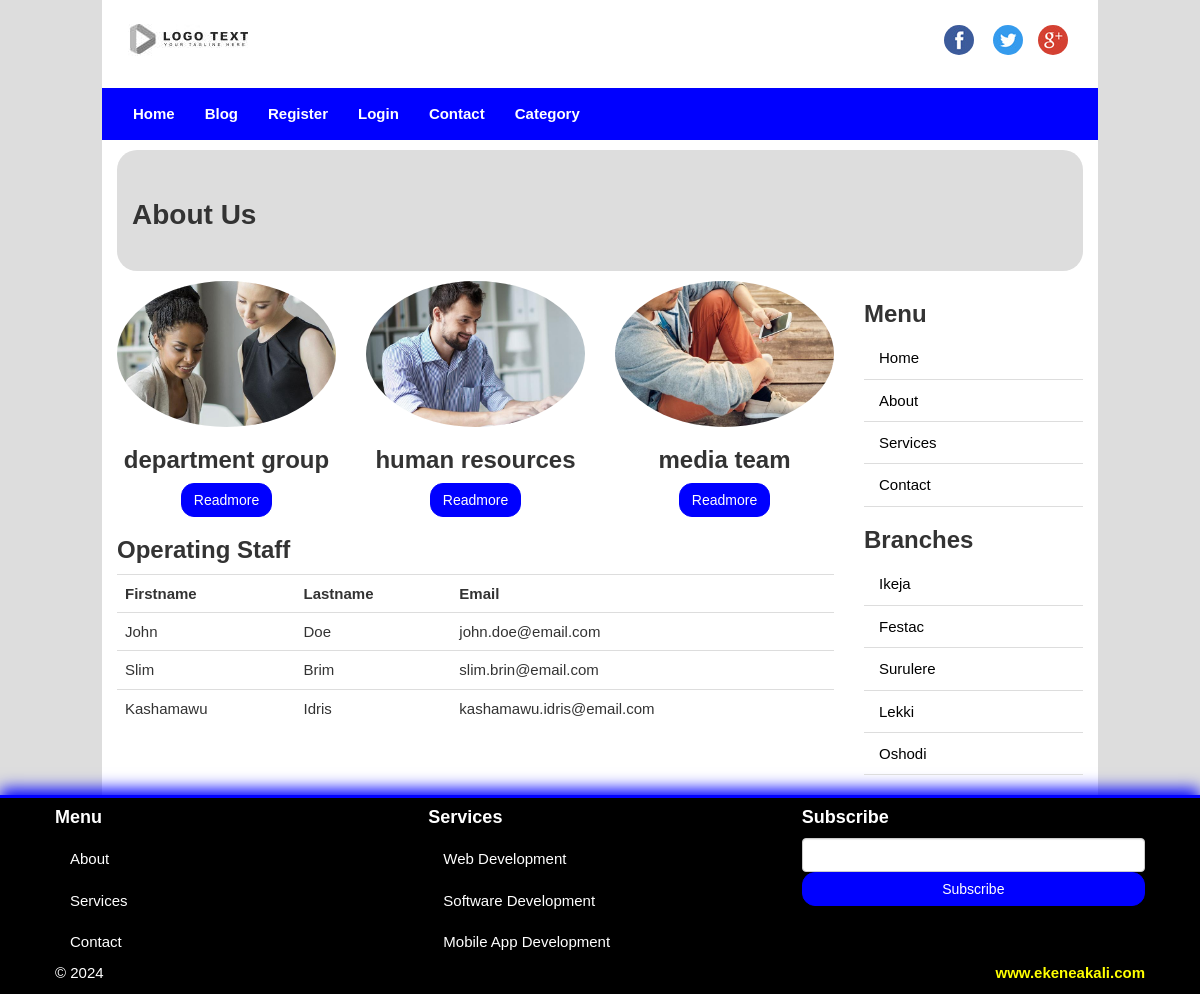
The page /pages/ on the database its author committed.
### cms_app/models.py (models this page shows, shortened)
class Team(models.Model):
    team_name = models.CharField(max_length=120)
    profile_pic = models.FileField(blank=True, null=True, upload_to='uploads', verbose_name='Profile Picture')
    biography = models.TextField()
    class Meta():
        verbose_name_plural='Our Team'
    def get_profile(self):
        if self.profile_pic:
            return self.profile_pic.url

### cms_app/views.py (the view)
# urls.py: path('', views.about, name='about'),
def about(request):
    team = Team.objects.all()
    return render(request, 'cms_app/about.html', {'team':team})

### cms_app/context_processor.py (called while the page is built)
def category_menu(request):
    return {'menu':Category.objects.all()}

### templates/cms_app/about.html (shortened to what this page needs)
{% extends 'cms_app/base.html' %}
{% load static %}
{% block content %}
<section id="sectionTitle">
  <div class="pageTitle">
    <h1>About Us</h1>
  </div>
</section>
<section id="content">
  <div class="row">
    <div class="col-sm-9 text-center" id="mainContent">
      <div class="row">
        {% if team %}
            {% for t in team %}
            <div class="col-sm-4">
              <a href="{% url 'cms_app:ekene_detail' t.id %}">
                  <img src="{{ t.get_profile }}" class="img-circle">
              </a>
              <h2>{{ t.team_name }}</h2>
              <a href="{% url 'cms_app:ekene_detail' t.id %}" class="btn btn-primary">Readmore</a>
            </div>
            {% endfor %}
        {% endif %}
      </div>
      <div class="row">
        <div class="col-sm-12 text-left">
          <h3>Operating Staff</h3>
          <table class="table">
            <tr>
              <th>Firstname</th>
              <th>Lastname</th>
              <th>Email</th>
            </tr>
            <tr>
              <td>John</td>
              <td>Doe</td>
              <td>john.doe@email.com</td>
            </tr>
             <tr>
              <td>Slim</td>
              <td>Brim</td>
              <td>slim.brin@email.com</td>
            </tr>
             <tr>
              <td>Kashamawu</td>
              <td>Idris</td>
              <td>kashamawu.idris@email.com</td>
            </tr>
          </table>
        </div>
      </div>
    </div>
    {% include 'cms_app/sidebar.html' %}
  </div>
</section>
{% endblock %}

### static/cms_app/css/ekene.css (style rules this page uses)
body { font-family: arial, verdana, sans-serif; font-size:15px; background-color:#ddd; }
h1, h2, h3, h4, h5, h6 { font-weight: bold; }
h1 { font-size:28px; }
.btn-primary { background-color:blue; border-color:blue; border-radius:13px; }
#sectionTitle { background-color:#ddd; padding:30px 15px; margin: 10px 0; border-radius:20px; }
#mainContent img { width:100%; height:auto; }
#mainContent h2 { font-size:24px; }

### rows shown on the page
Team: get_profile (picture), team_name "department group"
Team: get_profile (picture), team_name "human resources"
Team: get_profile (picture), team_name "media team"
